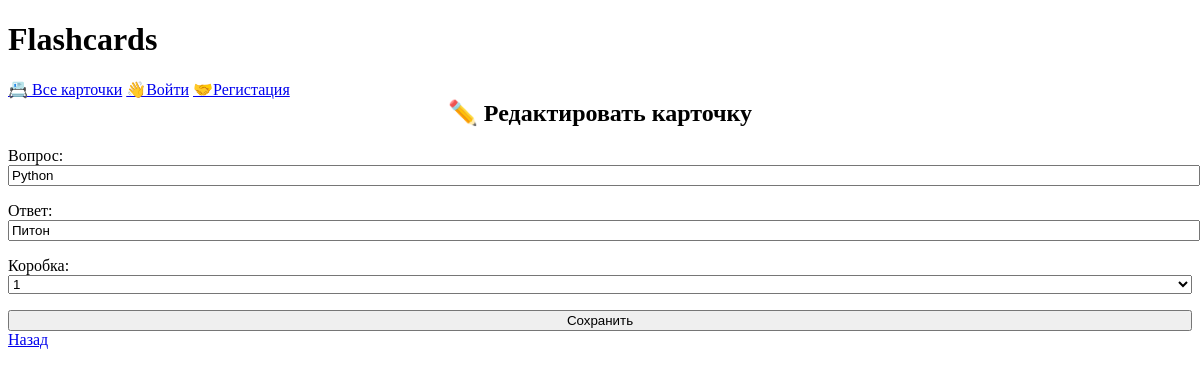
Screenshot of /edit/1 with the database file from the repository.
### cards/models.py (models this page shows, shortened)
class Card(models.Model):
    question = models.CharField(verbose_name='Вопрос', max_length=100)
    answer = models.CharField(verbose_name='Ответ', max_length=100)
    box = models.IntegerField(
        verbose_name='Коробка',
        choices=zip(BOXES, BOXES),
        default=BOXES[0],
    )
    date_created = models.DateTimeField(verbose_name='Дата', auto_now_add=True)
    owner = models.ForeignKey(user, on_delete=models.CASCADE, verbose_name='Владелец')

### cards/views.py (the view)
# urls.py: path('edit/<int:pk>', views.CardUpdateView.as_view(), name="card-update"),
class CardUpdateView(CardCreateView, generic.UpdateView):
    success_url = reverse_lazy("card-list")

### cards/templates/cards/create_card.html (shortened to what this page needs)
{% extends "base.html" %}
{% block content %}
    <div class="container">
    {% if card %}
        <h2>✏️ Редактировать карточку</h2>
    {% else %}
        <h2>✨ Новая карточка</h2>
    {% endif %}
    <form method="post">
        {{ form.as_p }}
        <input type="submit" value="Сохранить">
    </form>
    <a href="{% url 'card-list' %}">
        Назад
    </a>
    </div>
{% endblock %}

### static/css/style.css (style rules this page uses)
:root { --accent: #48ad55; --accent-bg: white; --bg: #fff; --text: #212121; --text-light: #585858; --border: #d8dae1; --code: #d81b60; --preformatted: #444; --marked: #d9c27f; }
h2 { text-align: center; }
h2, h4 { margin-top: 0; }
input, select, textarea { width: 100%; }

### rows the page displays
Card: question "Python", answer "Питон", box "1"
